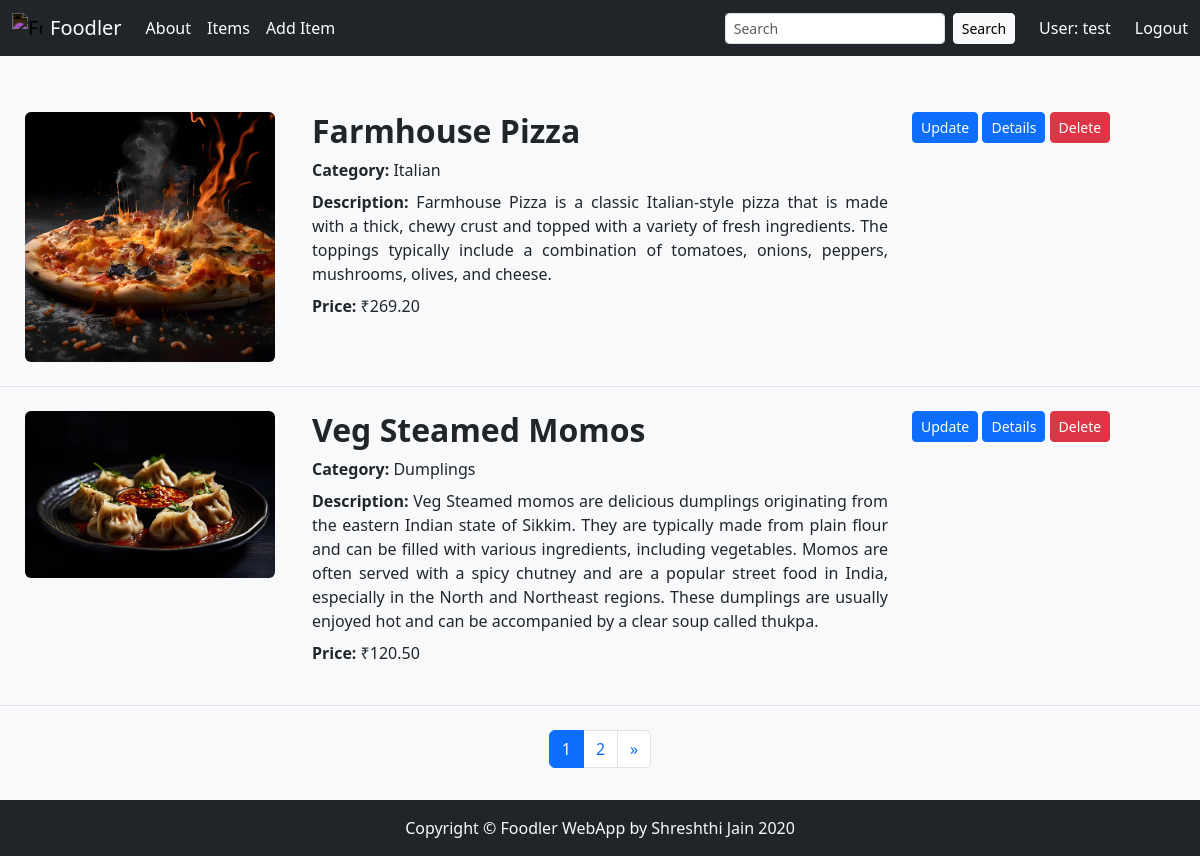
Screenshot of /food/ (signed in) with the database file from the repository.
### Food/models.py (models this page shows, shortened)
class Item(models.Model):
    user = models.ForeignKey(User, on_delete=models.CASCADE, default=1)
    item_name = models.CharField(max_length=100)
    item_description = models.CharField(max_length=500)
    item_price = models.DecimalField(max_digits=10, decimal_places=2)
    item_image = models.ImageField(upload_to='item_images/', blank=True, null=True)
    item_category = models.CharField(max_length=50)

### Food/views.py (the view)
# urls.py: path("food/", views.item_list, name="item_list"),
def item_list(request):
    items = Item.objects.all()
    item_names = request.GET.get('search_item')
    if item_names != "" and item_names is not None:
        items = items.filter(item_name__icontains=item_names)
    paginator = Paginator(items, 2)
    page = request.GET.get('page')
    items = paginator.get_page(page)
    context = {
        'items': items
    }
    return render(request, 'Food/item_list.html', context=context )

### Food/templates/Food/item_list.html (shortened to what this page needs)
{% extends 'food/base.html' %}
{% load static %}
{% block body %}
<div class="container-fluid py-3">
    {% for item in items %}
        <div class="row py-4 border-bottom">
            <div class="col-md-3 text-center">
                {% if item.item_image %}
                    <img src="{{ item.item_image.url }}" alt="{{ item.item_name }}"
                            class="img-fluid rounded" height="250" width="250">
                {% else %}
                    <img src="{% static 'food/images/foodie-icon.svg' %}" alt="No Image"
                            class="img-fluid rounded" height="250" width="250">
                {% endif %}
            </div>
            <div class="col-md-6">
                <ul class="list-unstyled justify-text">
                    <li class="mb-2">
                        <h2 class="fw-bold">{{ item.item_name }}</h2>
                    </li>
                    <li class="mb-2"><strong>Category:</strong> {{ item.item_category }}</li>
                    <li class="mb-2"><strong>Description:</strong> {{ item.item_description }}</li>
                    <li class="mb-2"><strong>Price:</strong> ₹{{ item.item_price }}</li>
                </ul>
            </div>
            <div class="col-md-3">
                <a href="{% url 'food:update_item' item.id %}" ><button class="btn btn-primary btn-sm">Update</button></a>
                <a href="{% url 'food:item_details' item.id %}" ><button class="btn btn-primary btn-sm">Details</button></a>
                <a href="{% url 'food:delete_item' item.id %}" ><button class="btn btn-danger btn-sm">Delete</button></a>
            </div>
        </div>
    {% empty %}
        <p class="text-muted text-center">No items available.</p>
    {% endfor %}
    <div class="align-items-center mt-4">
        <nav aria-label="Page navigation">
            <ul class="pagination justify-content-center">
                {% for page_num in items.paginator.page_range %}
                    <li class="page-item {% if items.number == page_num %}active{% endif %}">
                        <a class="page-link" href="?page={{ page_num }}">{{ page_num }}</a>
                    </li>
                {% endfor %}
                {% if items.has_next %}
                    <li class="page-item">
                        <a class="page-link" href="?page={{ items.next_page_number }}" aria-label="Next">
                            <span aria-hidden="true">&raquo;</span>
                        </a>
                    </li>
                {% endif %}
            </ul>
        </nav>
    </div>
</div>
{% endblock %}

### Food/templates/Food/base.html (shortened to what this page needs)
{% load static %}
<!DOCTYPE html>
<html lang="en">
  <head>
    <link
      rel="stylesheet"
      href="https://cdn.jsdelivr.net/npm/bootstrap@5.3.7/dist/css/bootstrap.min.css"
    />
  </head>
  <body class="bg-light">
  <div class="d-flex flex-column min-vh-100">
    <main class="flex-grow-1">
      <nav class="navbar navbar-expand-lg navbar-dark bg-dark mb-3">
      <div class="container-fluid">
        <a
          class="navbar-brand d-flex align-items-center disabled"
          href="{% url 'food:index' %}"
        >
          <img
            src="{% static 'Food/images/foodie-icon.svg' %}"
            alt="Foodie Icon"
            style="height: 30px; width: 30px; filter: invert(1)"
            class="me-2 disabled"
          />
          Foodler
        </a>
        <div class="collapse navbar-collapse" id="navbarContent">
          <ul class="navbar-nav me-auto mb-2 mb-lg-0">
            <li class="nav-item">
              <a class="nav-link active" href="{% url 'food:index' %}"
                >About</a
              >
            </li>
            <li class="nav-item">
              <a class="nav-link active" href="{% url 'food:item_list' %}"
                >Items</a
              >
            </li>
            <li class="nav-item">
              <a class="nav-link active" href="{% url 'food:add_item' %}">Add Item</a>
            </li>
          </ul>
          <ul class="navbar-nav align-items-center gap-3">
            <li class="nav-item">
              <form class="d-flex" role="search">
                <input
                  class="form-control form-control-sm me-2"
                  type="search"
                  placeholder="Search"
                  aria-label="Search"
                  name="search_item"
                />
                <button class="btn btn-sm btn-light" type="submit">
                  Search
                </button>
              </form>
            </li>
            {% if user.is_authenticated %}
            <li class="nav-item">
              <a class="nav-link active" href="{% url 'profile' %}"
                >User: {{ user.username }}</a
              >
            </li>
            <li class="nav-item">
              <form method="post" action="{% url 'logout' %}">
                <button type="submit" class="btn btn-link nav-link p-0 active">
                  Logout
                </button>
              </form>
            </li>
            {% else %}
            <li class="nav-item">
              <a class="nav-link" href="{% url 'login' %}">Login</a>
            </li>
            {% endif %}
          </ul>
        </div>
      </div>
    </nav>
    {% block body %}{% endblock %}
    </main>
    <footer class="bg-dark text-light py-3 text-center">
      <p class="mb-0">Copyright © Foodler WebApp by Shreshthi Jain 2020</p>
    </footer>
    </div>
  </body>
  </body>
</html>

### Food/templates/Food/item_list.html (style rules this page uses)
.justify-text { text-align: justify; }

### rows the page displays
Item: item_image (picture), item_name "Farmhouse Pizza", item_category "Italian", item_description "Farmhouse Pizza is a classic Italian-style pizza that is made with a thick, chewy crust and topped with a variety of fresh ingredients. The toppings typically include a combination of tomatoes, onions, peppers, mushrooms, olives, and cheese.", item_price "269.20"
Item: item_image (picture), item_name "Veg Steamed Momos", item_category "Dumplings", item_description "Veg Steamed momos are delicious dumplings originating from the eastern Indian state of Sikkim. They are typically made from plain flour and can be filled with various ingredients, including vegetables. Momos are often served with a spicy chutney and are a popular street food in India, especially in the North and Northeast regions. These dumplings are usually enjoyed hot and can be accompanied by a clear soup called thukpa.", item_price "120.50"

### other values shown
{{ user.username }} "test"
{{ page_num }} "1" "2"
